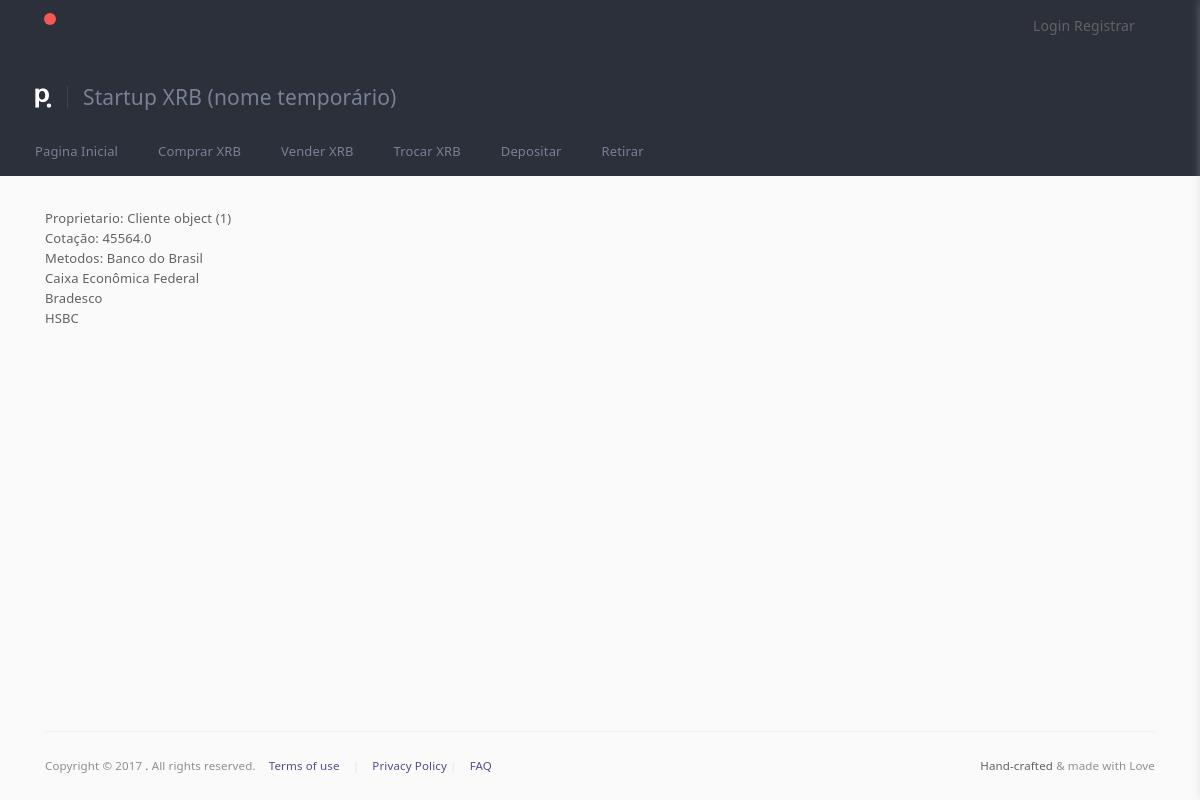
The app's page /anuncio/11/ with its own data.
### comprincipal/models.py (models this page shows, shortened)
class Anuncio(models.Model):
    proprietario = models.OneToOneField(Cliente, on_delete=models.CASCADE)
    quantia_reservada = models.FloatField()
    cotacao = models.FloatField()  # Valor em BRL para 1 XRB
    descricao = models.TextField()
    minimo = models.FloatField()  # Em reais
    maximo = models.FloatField()  # Em reais
    metodos = models.ManyToManyField(MetodoPagamento)

class Cliente(models.Model):
    user = models.OneToOneField(User, on_delete=models.CASCADE)
    nome = models.CharField(max_length=200)
    cpf = models.CharField(max_length=11, unique=True)
    endereco = models.CharField(max_length=250)
    saldo = models.FloatField(default=0)
    carteira_xrb = models.CharField(max_length=250)
    telefone = models.CharField(max_length=250, unique=True)
    status_verificacao = models.CharField(max_length=200, choices=lista_status, default='NV')
    numero_transacoes = models.IntegerField(default=0)
    valor_transacoes = models.FloatField(default=0)
    reputacao = models.FloatField(default=0)
    login_email_token = models.CharField(max_length=50, default='Token')
    foto_perfil = models.ImageField(upload_to='perfil/', default='perfil/generico.png')

class MetodoPagamento(models.Model):
    nome = models.CharField(max_length=300)
    abreviacao = models.CharField(max_length=10)
    def __unicode__(self):
        return self.nome

### comprincipal/views.py (the view)
# urls.py: url(r'anuncio/(?P<anuncioid>[0-9]+)/$', views.veranuncio, name='VerAnuncio'),
def veranuncio(request,anuncioid):
    erros = []
    u = []
    c = []
    if request.user.is_authenticated:
        u = User.objects.get(pk=request.user.id)
        try:
            c = models.Cliente.objects.get(user=u)
        except:
            return redirect('/cadastro/etapa2/')
    try:
        a=models.Anuncio.objects.get(pk=anuncioid)
    except:
        erro="Anúncio não existe"
        return HttpResponse(erro)
    context={
        'cliente':c,
        'anuncio':a
    }
    return render(request,'p_veranuncio.html',context)

### templates/p_veranuncio.html
{% extends "base.html" %}
{% block conteudo %}
    Proprietario: {{ anuncio.proprietario }}<br>
    Cotação: {{ anuncio.cotacao }}<br>
    Metodos: {% for metodo in anuncio.metodos.all %}<t>{{ metodo }}</t><br>{% endfor %}
{% endblock %}

### records on screen
Anuncio: proprietario "Cliente object (1)", cotacao "45564.0"
MetodoPagamento: nome "Banco do Brasil"
MetodoPagamento: nome "Caixa Econômica Federal"
MetodoPagamento: nome "Bradesco"
MetodoPagamento: nome "HSBC"
